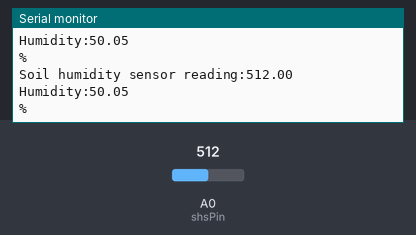
Bench run of a sketch on a simulated Arduino Uno, built with avr-gcc and run on an emulated ATmega328P. On the bench: the last lines printed to the serial monitor. Inputs (shaded band) come from the test bench; at power-on: A0 (shsPin) = 512.

Above: at 1.2 s.
1.3 s: A0 (shsPin) set to 981
At 1.34 s:
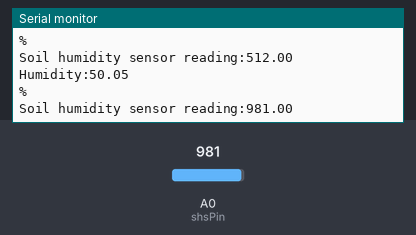
4.3 s: A0 (shsPin) set to 1014
At 4.38 s:
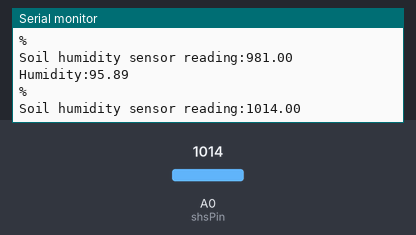
Timing chart, 0 to 7.3 s (numbered marks = the images above; inputs shaded):
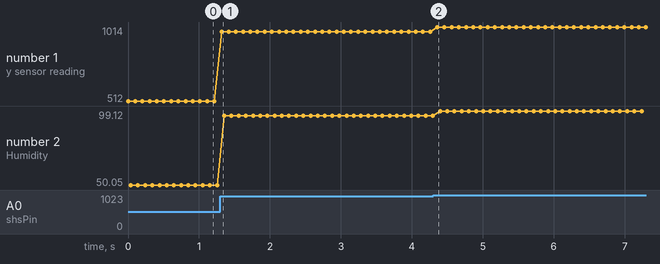

The sketch:

humidity_correct.ino
```cpp
int shsPin = A0;
float shsVal;
float humidity;

void setup()
{
    // put your setup code here, to run once:
    pinMode(shsPin, INPUT);
    Serial.begin(9600);
}

void loop()
{
    // put your main code here, to run repeatedly:
    shsVal = analogRead(shsPin);
    humidity = (shsVal / 1023) * 100;
    Serial.print("Soil humidity sensor reading:");
    Serial.println(shsVal);
    Serial.print("Humidity:");
    Serial.println(humidity);
    Serial.println("%");
    delay(100);
}
```

Measured:
- after the input at 1.3 s, the serial monitor: prints a new line at once (image 1)
- after the input at 4.3 s, the serial monitor: prints a new line after 0.06 s (image 2)
- plotted number 1: 512 → 981 after the input at 1.3 s, 981 → 1014 after the input at 4.3 s
- plotted number 2: 50.05 → 95.89 after the input at 1.3 s, 95.89 → 99.12 after the input at 4.3 s
